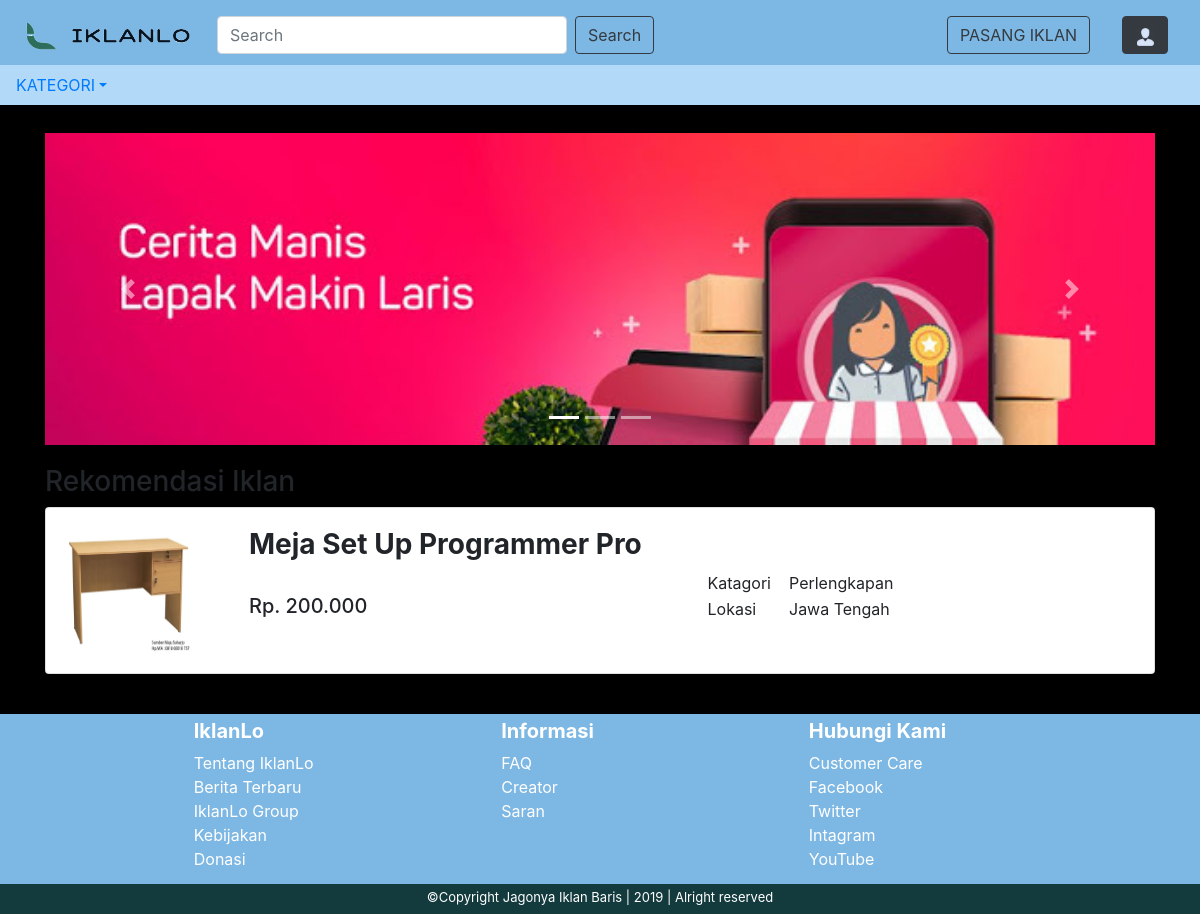
The page /subm_perlengkapan.php?sub=Perlengkapan Rumah (signed in) on the database its author committed.
### tables this page shows
CREATE TABLE `perlengkapan` (
  `id_iklan` int(10) NOT NULL,
  `id_p` varchar(10) NOT NULL,
  `jenis` varchar(50) NOT NULL,
  `kondisi_p` varchar(10) NOT NULL,
  `ket_p` text NOT NULL
);

CREATE TABLE `barang` (
  `id_iklan` int(10) NOT NULL,
  `id_user` int(10) NOT NULL,
  `nama_barang` varchar(200) DEFAULT NULL,
  `kategori` varchar(50) NOT NULL,
  `harga` varchar(50) NOT NULL,
  `lokasi` varchar(50) NOT NULL,
  `gambar` varchar(300) NOT NULL
);

### subm_perlengkapan.php (the view, shortened to what this page needs)
<?php
  include "open_db.php";
  include "notice_menu.php";
  $sub = $_GET["sub"];
  $sql = "SELECT * FROM barang
    INNER JOIN perlengkapan ON barang.id_iklan = perlengkapan.id_iklan
    WHERE jenis='$sub'";
  $query = mysqli_query($conn, $sql);
?>
<!DOCTYPE html>
<html>
<head>
	<link rel="stylesheet" type="text/css" href="css/bootstrap.css">
	<link rel="stylesheet" type="text/css" href="template.css">
</head>
<body>
	<div class="container">
		<div class="header">
			<nav class="navbar fixed-top" style="background-color: #7db7e3;">
				<form class="form-inline" method="GET" action="menu_s.php">
  					<a class="navbar-brand" href="menu.php"><img src="logo.png" width="175" height="30"></a>
    				<input class="form-control mr-sm-2" type="search" placeholder="Search" name="cari"
    					aria-label="Search" style="width: 350px; margin-left: 10px;">
   					<button class="btn btn-outline-dark my-2 my-sm-0" type="submit">Search</button>
  				</form>
  				<ul class="nav justify-content-end" >
  					<li class="nav-item">
  						<a class="nav-link" href="form_iklan.php">
                <button type="button" class="btn btn-outline-dark">PASANG IKLAN</button>
              </a>
  					</li>
  					<li class="nav-item">
              <a class="nav-link">
  					   <button type="button" class="btn btn-dark" data-toggle="modal"
                data-target="#notice_user">
                  <img src="pic/person.png" width="20" height="20">
                </button>
              </a>
  					</li>
  				</ul>
			</nav>
			<nav class="fixed-top" style="background-color:  #b2d9f7; top: 65px;">
        <div class="nav-item dropdown megamenu-li">
              <a class="nav-link dropdown-toggle" href="" id="dropdown" data-toggle="dropdown"
                aria-haspopup="true" aria-expanded="false">KATEGORI</a>
            </div>
      </nav>
		</div>
		<div class="main">
			<div id="carouselExampleIndicators" class="carousel slide" data-ride="carousel"
				style="margin-bottom: 20px;">
  				<ol class="carousel-indicators">
    				<li data-target="#carouselExampleIndicators" data-slide-to="0" class="active"></li>
    				<li data-target="#carouselExampleIndicators" data-slide-to="1"></li>
    				<li data-target="#carouselExampleIndicators" data-slide-to="2"></li>
  				</ol>
  				<div class="carousel-inner">
    				<div class="carousel-item active">
      					<img src="pic/image1.jpeg" class="d-block w-100">
   					</div>
  				</div>
  			<a class="carousel-control-prev" href="#carouselExampleIndicators" role="button" data-slide="prev">
    			<span class="carousel-control-prev-icon" aria-hidden="true"></span>
  			</a>
  			<a class="carousel-control-next" href="#carouselExampleIndicators" role="button" data-slide="next">
    			<span class="carousel-control-next-icon" aria-hidden="true"></span>
  			</a>
			</div>
			<h3>Rekomendasi Iklan</h3>
			<?php while ($data = mysqli_fetch_array($query)){ ?>
      <div class="card" style="margin-bottom: 5px;">
        <div class="card-body">
          <div class="row">
            <div class="col-2">
              <img src="img/<?= $data["gambar"]; ?>" width="125px" height="125px">
            </div>
            <div class="col-10">
              <h3><strong><?php echo $data['nama_barang']; ?></strong></h3>
               <div class="row">
                <div class="col-6"><br>
                  <h5> Rp. <?php echo $data['harga']; ?><h5/>
                </div>
                <div class="col">
                <table>
                  <tr>
                    <td>Katagori</td>
                    <td>&emsp;<?php echo $data['kategori']; ?></td>
                  </tr>
                  <tr>
                    <td>Lokasi</td>
                    <td>&emsp;<?php echo $data['lokasi']; ?></td>
                  </tr>
                </table>
                </div>
               </div>
            </div>
          </div>
        </div>
      </div>
      <?php } ?>
		</div>
	</div>
	<div class="footer">
    <div class="ft-1" style="padding-top: 5px;">
      <div class="row justify-content-md-center" style="color: white;">
        <div class=" col-lg-3">
          <ul style="list-style: none">
            <li><h5><strong>IklanLo</strong></h5></li>
            <li>Tentang IklanLo</li>
            <li>Berita Terbaru</li>
            <li>IklanLo Group</li>
            <li>Kebijakan</li>
            <li>Donasi</li>
          </ul>
        </div>
        <div class="col-md-auto col-lg-3">
            <ul style="list-style: none">
            <li><h5><strong>Informasi</strong></h5></li>
            <li>FAQ</li>
            <li>Creator</li>
            <li>Saran</li>
          </ul>
        </div>
        <div class="col-lg-3">
           <ul style="list-style: none">
            <li><h5><strong>Hubungi Kami</strong></h5></li>
            <li>Customer Care</li>
            <li>Facebook</li>
            <li>Twitter</li>
            <li>Intagram</li>
            <li>YouTube</li>
          </ul>
        </div>
      </div>
    </div>
    <div class="ft-2">
      <center>
          <font size="2" color="white">
            &copy;Copyright Jagonya Iklan Baris | 2019 | Alright reserved
          </font>
        </center>
    </div>
  </div>
</body>
</html>

### template.css (style rules this page uses)
body { background-color: black !important; }
.container { height: 100%; }
.megamenu-li { position: static; }
.main { margin-top: 12%; }
.footer { margin-top: 40px; height: 200px; bottom: 0 auto; }
.ft-1 { height: 170px; bottom: 20px auto; background: #7db7e3; }
.ft-2 { height: 30px; background: #133a3d; bottom: 0 auto; }
ul { list-style-type: none; color: white; }

### rows shown on the page
perlengkapan: id_iklan.gambar (picture), id_iklan.nama_barang "Meja Set Up Programmer Pro", id_iklan.harga "200.000", id_iklan.kategori "Perlengkapan", id_iklan.lokasi "Jawa Tengah"
